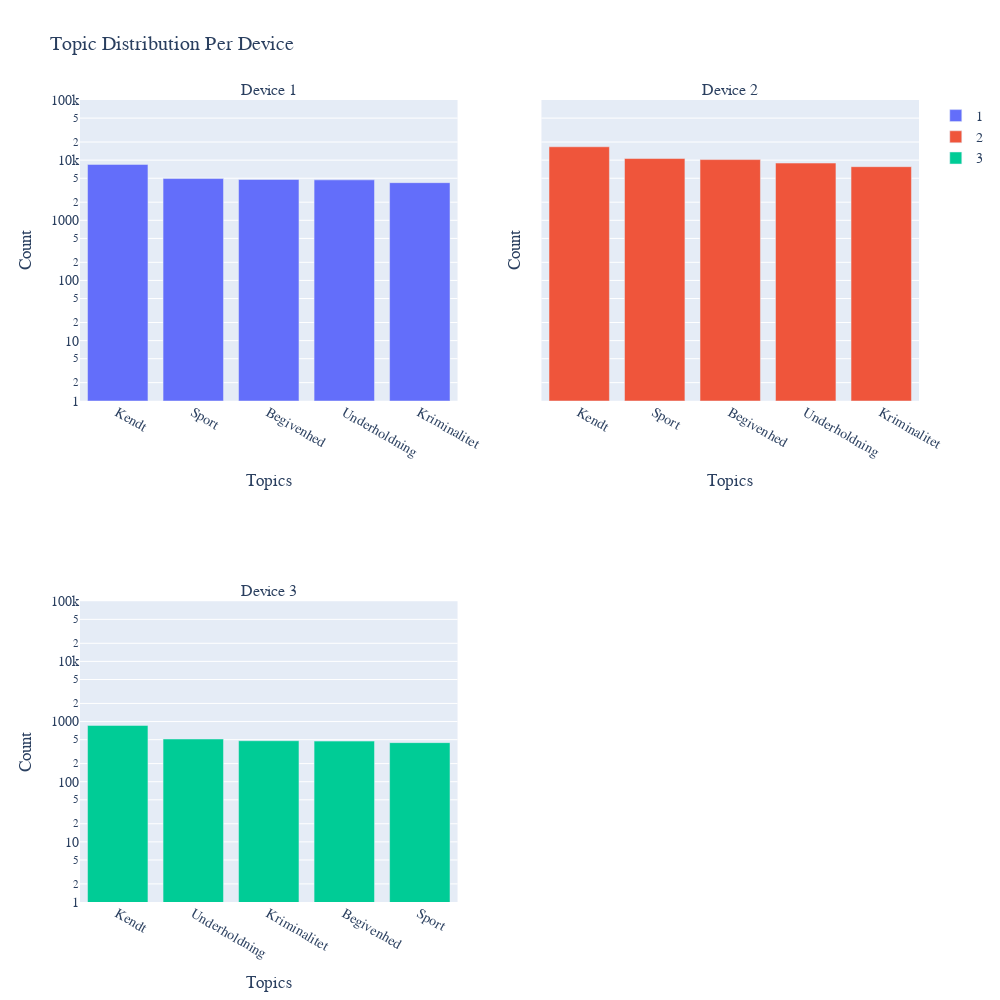

The cell this chart's notebook holds for it:
### Code cell
topic_feature_bar_distribution(
    df_ = df, feature_ = 'device_type', yrange = [0, 5],
    topic_list_ = unique_topics , xaxis_title = 'Topics',
    yaxis_title = 'Count', title_ = 'Topic Distribution Per Device'
    )

### Figure 1 — Plotly figure (JSON) as saved in the notebook; plotly's stock layout.template omitted (floating-point values rounded to 4 significant figures)
{"data": [{"name": "1", "type": "bar", "x": ["Kendt", "Sport", "Begivenhed", "Underholdning", "Kriminalitet"], "xaxis": "x", "y": [8494, 4942, 4766, 4705, 4223], "yaxis": "y"}, {"name": "2", "type": "bar", "x": ["Kendt", "Sport", "Begivenhed", "Underholdning", "Kriminalitet"], "xaxis": "x2", "y": [16683, 10635, 10221, 8941, 7787], "yaxis": "y2"}, {"name": "3", "type": "bar", "x": ["Kendt", "Underholdning", "Kriminalitet", "Begivenhed", "Sport"], "xaxis": "x3", "y": [862, 513, 480, 473, 446], "yaxis": "y3"}], "layout": {"annotations": [{"font": {"size": 16}, "showarrow": false, "text": "Device 1", "x": 0.225, "xanchor": "center", "xref": "paper", "y": 1, "yanchor": "bottom", "yref": "paper"}, {"font": {"size": 16}, "showarrow": false, "text": "Device 2", "x": 0.775, "xanchor": "center", "xref": "paper", "y": 1, "yanchor": "bottom", "yref": "paper"}, {"font": {"size": 16}, "showarrow": false, "text": "Device 3", "x": 0.225, "xanchor": "center", "xref": "paper", "y": 0.375, "yanchor": "bottom", "yref": "paper"}], "font": {"family": "Courier New, monospace", "size": 14}, "height": 1000, "title": {"text": "Topic Distribution Per Device"}, "uniformtext": {"minsize": 8, "mode": "hide"}, "width": 1000, "xaxis": {"anchor": "y", "domain": [0, 0.45], "title": {"text": "Topics"}}, "xaxis2": {"anchor": "y2", "domain": [0.55, 1], "title": {"text": "Topics"}}, "xaxis3": {"anchor": "y3", "domain": [0, 0.45], "title": {"text": "Topics"}}, "xaxis4": {"anchor": "y4", "domain": [0.55, 1], "title": {"text": "Topics"}}, "yaxis": {"anchor": "x", "domain": [0.625, 1], "range": [0, 5], "title": {"text": "Count"}, "type": "log"}, "yaxis2": {"anchor": "x2", "domain": [0.625, 1], "matches": "y", "range": [0, 5], "showticklabels": false, "title": {"text": "Count"}, "type": "log"}, "yaxis3": {"anchor": "x3", "domain": [0, 0.375], "range": [0, 5], "title": {"text": "Count"}, "type": "log"}, "yaxis4": {"anchor": "x4", "domain": [0, 0.375], "matches": "y3", "range": [0, 5], "showticklabels": false, "title": {"text": "Count"}, "type": "log"}}}
